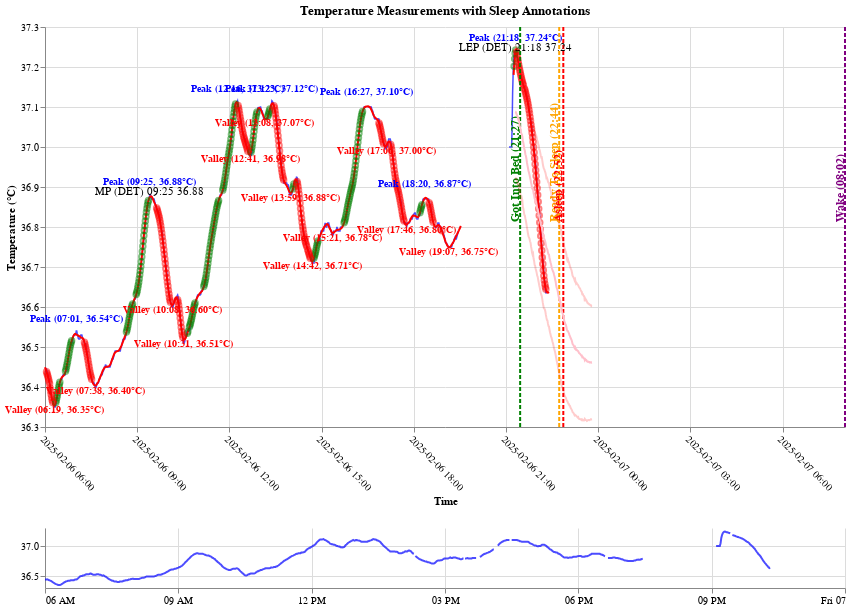

Notebook code cell kept with this figure:
### Code cell
do_it_all('2025-02-06', '06:00:00Z', '00:00:00Z')

### Figure 1 — Vega-Lite specification as saved in the notebook (floating-point values rounded to 4 significant figures; data arrays with more than 128 entries replaced by an {"elided": "..."} marker saying what was removed)
{"config": {"view": {"continuousWidth": 300, "continuousHeight": 300, "stroke": null}, "axis": {"grid": true, "gridColor": "#DCDCDC"}}, "vconcat": [{"layer": [{"data": {"name": "data-3db313788bf434cc7e018ea31456f020"}, "mark": {"type": "line", "color": "blue", "opacity": 0.7, "strokeWidth": 1.5}, "encoding": {"tooltip": [{"field": "time", "format": "%Y-%m-%d %H:%M:%S", "type": "temporal"}, {"field": "Temp", "type": "quantitative"}], "x": {"axis": {"format": "%Y-%m-%d %H:%M", "labelAngle": 45, "tickCount": 10, "title": "Time"}, "field": "time", "scale": {"domain": {"param": "brush"}}, "type": "temporal"}, "y": {"axis": {"title": "Temperature (°C)"}, "field": "Temp", "scale": {"zero": false}, "type": "quantitative"}}}, {"data": {"name": "data-3db313788bf434cc7e018ea31456f020"}, "mark": {"type": "line", "color": "red", "strokeWidth": 2}, "encoding": {"tooltip": [{"field": "time", "format": "%Y-%m-%d %H:%M:%S", "type": "temporal"}, {"field": "Temp_Smoothed_Savgol", "type": "quantitative"}], "x": {"field": "time", "type": "temporal"}, "y": {"field": "Temp_Smoothed_Savgol", "type": "quantitative"}}}, {"data": {"name": "data-9eccebe7d6d56c58f837b755892948c9"}, "mark": {"type": "point", "color": "green", "opacity": 0.5, "size": 30}, "encoding": {"tooltip": [{"field": "time", "format": "%Y-%m-%d %H:%M:%S", "type": "temporal"}, {"field": "Temp_Smoothed_Savgol", "type": "quantitative"}, {"field": "feature", "type": "nominal"}], "x": {"field": "time", "type": "temporal"}, "y": {"field": "Temp_Smoothed_Savgol", "type": "quantitative"}}}, {"data": {"name": "data-6ca73407dc299b4c62ddb1fa3405795a"}, "mark": {"type": "point", "color": "red", "opacity": 0.5, "size": 30}, "encoding": {"tooltip": [{"field": "time", "format": "%Y-%m-%d %H:%M:%S", "type": "temporal"}, {"field": "Temp_Smoothed_Savgol", "type": "quantitative"}, {"field": "feature", "type": "nominal"}], "x": {"field": "time", "type": "temporal"}, "y": {"field": "Temp_Smoothed_Savgol", "type": "quantitative"}}}, {"data": {"name": "data-4427287676e71d00136acc5f20922e58"}, "mark": {"type": "text", "align": "center", "baseline": "bottom", "dy": -10, "fontSize": 10, "fontWeight": "bold"}, "encoding": {"color": {"value": "blue"}, "text": {"field": "feature", "type": "nominal"}, "x": {"field": "time", "type": "temporal"}, "y": {"field": "Temp_Smoothed_Savgol", "type": "quantitative"}}}, {"data": {"name": "data-7f2dcb3873e9e52668e8b2b5ec89ac35"}, "mark": {"type": "text", "align": "center", "baseline": "bottom", "dy": 10, "fontSize": 10, "fontWeight": "bold"}, "encoding": {"color": {"value": "red"}, "text": {"field": "feature", "type": "nominal"}, "x": {"field": "time", "type": "temporal"}, "y": {"field": "Temp_Smoothed_Savgol", "type": "quantitative"}}}, {"layer": [{"mark": {"type": "rule", "color": "green", "strokeDash": [4, 2], "strokeWidth": 2}, "encoding": {"x": {"field": "time", "type": "temporal"}}}, {"mark": {"type": "text", "align": "left", "angle": 270, "baseline": "top", "dx": 5, "dy": -10, "fontSize": 12, "fontWeight": "bold"}, "encoding": {"color": {"value": "green"}, "text": {"field": "label", "type": "nominal"}, "x": {"field": "time", "type": "temporal"}}}], "data": {"name": "data-af2be2708a277e22c8546ce99e4add41"}}, {"layer": [{"mark": {"type": "rule", "color": "orange", "strokeDash": [4, 2], "strokeWidth": 2}, "encoding": {"x": {"field": "time", "type": "temporal"}}}, {"mark": {"type": "text", "align": "left", "angle": 270, "baseline": "top", "dx": 5, "dy": -10, "fontSize": 12, "fontWeight": "bold"}, "encoding": {"color": {"value": "orange"}, "text": {"field": "label", "type": "nominal"}, "x": {"field": "time", "type": "temporal"}}}], "data": {"name": "data-ab5803ec01b4e27cccf281086c9f71c5"}}, {"layer": [{"mark": {"type": "rule", "color": "red", "strokeDash": [4, 2], "strokeWidth": 2}, "encoding": {"x": {"field": "time", "type": "temporal"}}}, {"mark": {"type": "text", "align": "left", "angle": 270, "baseline": "top", "dx": 5, "dy": -10, "fontSize": 12, "fontWeight": "bold"}, "encoding": {"color": {"value": "red"}, "text": {"field": "label", "type": "nominal"}, "x": {"field": "time", "type": "temporal"}}}], "data": {"name": "data-42baa85626691c2fdaee8150beed88d9"}}, {"layer": [{"mark": {"type": "rule", "color": "purple", "strokeDash": [4, 2], "strokeWidth": 2}, "encoding": {"x": {"field": "time", "type": "temporal"}}}, {"mark": {"type": "text", "align": "left", "angle": 270, "baseline": "top", "dx": 5, "dy": -10, "fontSize": 12, "fontWeight": "bold"}, "encoding": {"color": {"value": "purple"}, "text": {"field": "label", "type": "nominal"}, "x": {"field": "time", "type": "temporal"}}}], "data": {"name": "data-fe6e77ebf47a9acf6c54d2b7b677af29"}}, {"data": {"name": "data-6b3cc9ad0e434e8b9b0a42c8236ba917"}, "mark": {"type": "text", "align": "center", "dy": -3}, "encoding": {"text": {"field": "text", "type": "nominal"}, "x": {"field": "x", "type": "temporal"}, "y": {"field": "y", "type": "quantitative"}}}, {"data": {"name": "data-e3026466229aea400c54284eb7d41438"}, "mark": {"type": "line", "color": "pink", "strokeWidth": 2}, "encoding": {"x": {"field": "time", "type": "temporal"}, "y": {"field": "mean", "type": "quantitative"}}}, {"data": {"name": "data-e3026466229aea400c54284eb7d41438"}, "mark": {"type": "line", "color": "red", "opacity": 0.2}, "encoding": {"x": {"field": "time", "type": "temporal"}, "y": {"field": "std1_lower", "type": "quantitative"}}}, {"data": {"name": "data-e3026466229aea400c54284eb7d41438"}, "mark": {"type": "line", "color": "red", "opacity": 0.2}, "encoding": {"x": {"field": "time", "type": "temporal"}, "y": {"field": "std1_upper", "type": "quantitative"}}}], "height": 400, "title": "Temperature Measurements with Sleep Annotations", "width": 800}, {"data": {"name": "data-3db313788bf434cc7e018ea31456f020"}, "mark": {"type": "line", "color": "blue", "opacity": 0.7}, "encoding": {"x": {"axis": {"labelAngle": 0, "tickCount": 10, "title": ""}, "field": "time", "type": "temporal"}, "y": {"axis": {"tickCount": 3, "title": ""}, "field": "Temp", "scale": {"zero": false}, "type": "quantitative"}}, "height": 60, "name": "view_45", "width": 800}], "params": [{"name": "brush", "select": {"type": "interval", "encodings": ["x"]}, "views": ["view_45"]}], "$schema": "https://vega.github.io/schema/vega-lite/v5.20.1.json", "datasets": {"data-3db313788bf434cc7e018ea31456f020": {"elided": "1081 records"}, "data-9eccebe7d6d56c58f837b755892948c9": {"elided": "206 records"}, "data-6ca73407dc299b4c62ddb1fa3405795a": {"elided": "237 records"}, "data-4427287676e71d00136acc5f20922e58": [{"time": "2025-02-06T07:01:00+00:00", "Temp": 36.54, "Temp_Interpolated": 36.54, "Temp_Smoothed_Savgol": 36.53, "feature": "Peak (07:01, 36.54°C)"}, {"time": "2025-02-06T09:25:00+00:00", "Temp": 36.88, "Temp_Interpolated": 36.88, "Temp_Smoothed_Savgol": 36.88, "feature": "Peak (09:25, 36.88°C)"}, {"time": "2025-02-06T12:16:00+00:00", "Temp": 37.12, "Temp_Interpolated": 37.12, "Temp_Smoothed_Savgol": 37.11, "feature": "Peak (12:16, 37.12°C)"}, {"time": "2025-02-06T13:23:00+00:00", "Temp": 37.12, "Temp_Interpolated": 37.12, "Temp_Smoothed_Savgol": 37.11, "feature": "Peak (13:23, 37.12°C)"}, {"time": "2025-02-06T16:27:00+00:00", "Temp": 37.1, "Temp_Interpolated": 37.1, "Temp_Smoothed_Savgol": 37.1, "feature": "Peak (16:27, 37.10°C)"}, {"time": "2025-02-06T18:20:00+00:00", "Temp": 36.87, "Temp_Interpolated": 36.87, "Temp_Smoothed_Savgol": 36.87, "feature": "Peak (18:20, 36.87°C)"}, {"time": "2025-02-06T21:18:00+00:00", "Temp": 37.24, "Temp_Interpolated": 37.24, "Temp_Smoothed_Savgol": 37.23, "feature": "Peak (21:18, 37.24°C)"}], "data-7f2dcb3873e9e52668e8b2b5ec89ac35": [{"time": "2025-02-06T06:19:00+00:00", "Temp": 36.35, "Temp_Interpolated": 36.35, "Temp_Smoothed_Savgol": 36.35, "feature": "Valley (06:19, 36.35°C)"}, {"time": "2025-02-06T07:38:00+00:00", "Temp": 36.4, "Temp_Interpolated": 36.4, "Temp_Smoothed_Savgol": 36.4, "feature": "Valley (07:38, 36.40°C)"}, {"time": "2025-02-06T10:08:00+00:00", "Temp": 36.6, "Temp_Interpolated": 36.6, "Temp_Smoothed_Savgol": 36.61, "feature": "Valley (10:08, 36.60°C)"}, {"time": "2025-02-06T10:31:00+00:00", "Temp": 36.51, "Temp_Interpolated": 36.51, "Temp_Smoothed_Savgol": 36.52, "feature": "Valley (10:31, 36.51°C)"}, {"time": "2025-02-06T12:41:00+00:00", "Temp": 36.98, "Temp_Interpolated": 36.98, "Temp_Smoothed_Savgol": 36.98, "feature": "Valley (12:41, 36.98°C)"}, {"time": "2025-02-06T13:08:00+00:00", "Temp": 37.07, "Temp_Interpolated": 37.07, "Temp_Smoothed_Savgol": 37.07, "feature": "Valley (13:08, 37.07°C)"}, {"time": "2025-02-06T13:59:00+00:00", "Temp": 36.88, "Temp_Interpolated": 36.88, "Temp_Smoothed_Savgol": 36.89, "feature": "Valley (13:59, 36.88°C)"}, {"time": "2025-02-06T14:42:00+00:00", "Temp": 36.71, "Temp_Interpolated": 36.71, "Temp_Smoothed_Savgol": 36.71, "feature": "Valley (14:42, 36.71°C)"}, {"time": "2025-02-06T15:21:00+00:00", "Temp": 36.78, "Temp_Interpolated": 36.78, "Temp_Smoothed_Savgol": 36.79, "feature": "Valley (15:21, 36.78°C)"}, {"time": "2025-02-06T17:06:00+00:00", "Temp": 37.0, "Temp_Interpolated": 37.0, "Temp_Smoothed_Savgol": 37.0, "feature": "Valley (17:06, 37.00°C)"}, {"time": "2025-02-06T17:46:00+00:00", "Temp": 36.8, "Temp_Interpolated": 36.8, "Temp_Smoothed_Savgol": 36.81, "feature": "Valley (17:46, 36.80°C)"}, {"time": "2025-02-06T19:07:00+00:00", "Temp": 36.75, "Temp_Interpolated": 36.75, "Temp_Smoothed_Savgol": 36.75, "feature": "Valley (19:07, 36.75°C)"}], "data-af2be2708a277e22c8546ce99e4add41": [{"time": "2025-02-06T21:27:43+00:00", "label": "Got Into Bed (21:27)"}], "data-ab5803ec01b4e27cccf281086c9f71c5": [{"time": "2025-02-06T22:44:00+00:00", "label": "Ready To Sleep (22:44)"}], "data-42baa85626691c2fdaee8150beed88d9": [{"time": "2025-02-06T22:52:00+00:00", "label": "Asleep (22:52)"}], "data-fe6e77ebf47a9acf6c54d2b7b677af29": [{"time": "2025-02-07T08:02:00+00:00", "label": "Wake (08:02)"}], "data-6b3cc9ad0e434e8b9b0a42c8236ba917": [{"x": "2025-02-06T09:25:00+00:00", "y": 36.88, "text": "MP (DET) 09:25 36.88"}, {"x": "2025-02-06T21:18:00+00:00", "y": 37.24, "text": "LEP (DET) 21:18 37.24"}], "data-e3026466229aea400c54284eb7d41438": {"elided": "151 records"}}}
